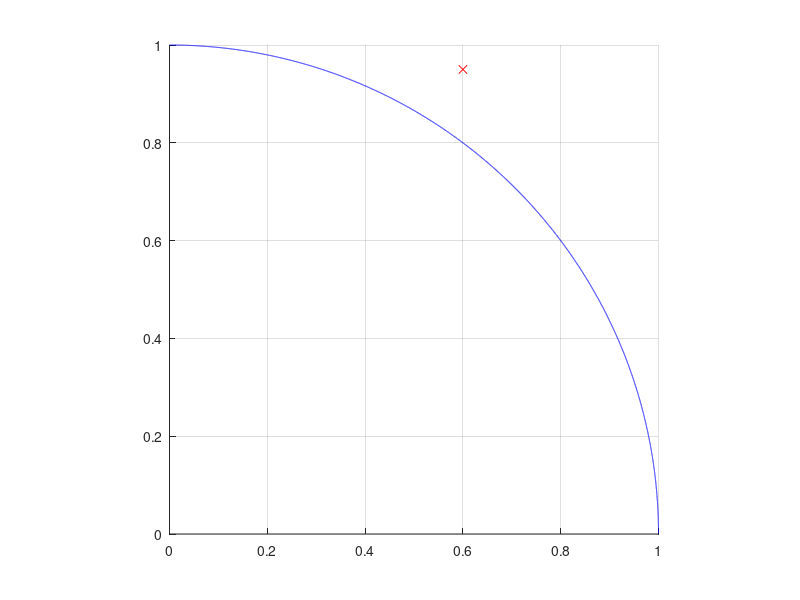

Recreate this plot in MATLAB. (Note: this script raises an error after producing the figure.)
%%
clc,clear,close all



angulo= 0:0.0001:pi/2;


Xarc1 = 0+1*cos(angulo);
Yarc1 = 0+1*sin(angulo);

px = 0.6
py = 0.95

figure(1), hold on, grid on
plot(Xarc1,Yarc1,'-b')
plot(px,py,'xr')
axis square



menorD = 99999;
menorQx = 99999;
menorQy = 99999;


for index=1:1:numel(angulo)
    distancia = distance(px,py,Xarc1(index),Yarc1(index));
    if (distancia < menorD)
        menorD = distancia;
        menorQx = Xarc1(index);
        menorQy = Yarc1(index);
    end
end

display("Done")
menorD
menorQx
menorQy
function d = distance(px,py,qx,qy)
    d = sqrt((px-qx)^2 + (py-qy)^2);
end